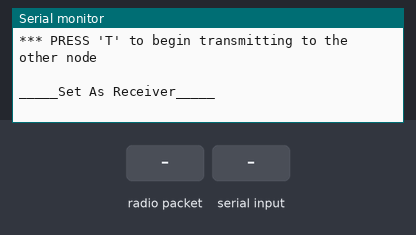
This sketch was run on a simulated Arduino Uno, built with avr-gcc and run on an emulated ATmega328P. Shown: the last lines printed to the serial monitor. Inputs (shaded band) come from the test bench. No radio packets arrive unless stated.

Above: at 2.0 s.
2.1 s: radio packet "T" arrives
At 4.1 s:
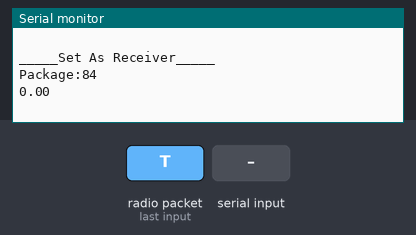
4.5 s: "T\n" received over Serial
At 5.8 s:
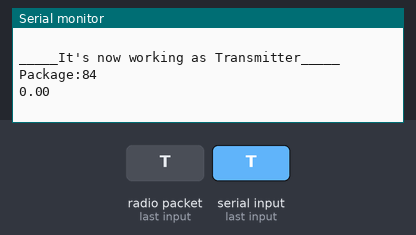
6.5 s: "R\n" received over Serial
At 8.1 s:
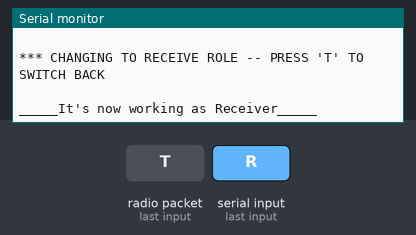

Measured:
- after the input at 2.1 s, the serial monitor: prints a new line after 0.91 s (image 1)
- after the input at 4.5 s, the serial monitor: prints a new line after 0.51 s (image 2)
- after the input at 6.5 s, the serial monitor: prints a new line after 0.52 s (image 3)

The sketch:

NRF24l01-Winkel-Tx-Rx-git-example.ino
```cpp
#include <SPI.h>
#include "RF24.h"
#include <printf.h>

RF24 radio (7, 8);

struct package
{
  int id=1,id1=0;
  float temperature = 18.3,temperature1 = 0.0;
  char  text[100] = "Text to be transmitted",text1[100] ="empty";
};

//struct package1
//{
//  int id=0;
//  float temperature = 0.0;
//  char  text[100] ="empty";
//};

const uint64_t pipes[2] = { 0xF0F0F0F0E1LL, 0xF0F0F0F0D2LL };

typedef struct package Package;
Package data;

//typedef struct package1 Package1;
//Package1 data1;

bool radioNumber = 0, role = 0,got = 0;

void setup()
{
  Serial.begin(115200);
  printf_begin();
//  delay(1000);
  Serial.println(F("*** PRESS 'T' to begin transmitting to the other node"));
  Serial.println(" ");
  radio.begin();
  radio.setAutoAck(1);                    // Ensure autoACK is enabled so rec sends ack packet to let you know it got the transmit packet payload
  radio.enableAckPayload();               // Allow optional ack payloads
  radio.setRetries(5,15);
  radio.setPALevel(RF24_PA_MAX);
  radio.setDataRate( RF24_2MBPS ) ;


  if(radioNumber){
    radio.openWritingPipe(pipes[0]);
    radio.openReadingPipe(1, pipes[1]);
    Serial.println("_____Set As Transmitter_____");
  }else{
    radio.openWritingPipe(pipes[1]);
    radio.openReadingPipe(1, pipes[0]);
    radio.startListening();
    Serial.println("_____Set As Receiver_____");
  }

//  radio.printDetails();
}

void loop() {
  if (role == 0)  {
    // Rx
    delay(1000);
      if ( radio.available()){

          while (radio.available())
          {
            got = 1;
            radio.read( &data, sizeof(data) );
          }
          if(got==1){
              Serial.print("\nPackage:");
              Serial.print(data.id);
              Serial.print("\n");
              Serial.println(data.temperature);
              Serial.println(data.text);
              got = 0;
          }else{
              Serial.print("\nPackage:");
              Serial.print(data.id1);
              Serial.print("\n");
              Serial.println(data.temperature1);
              Serial.println(data.text1);
              got = 0;
          }
        }
  }

  if (role == 1)  {
    // Tx
    radio.write(&data, sizeof(data));

      Serial.print("\nPackage:");
      Serial.print(data.id);
      Serial.print("\n");
      Serial.println(data.temperature);
      Serial.println(data.text);
      data.id = data.id + 1;
      data.temperature = data.temperature+0.1;
      delay(1000);

  }

  if (Serial.available()){
    char c = toupper(Serial.read());
    if ( c == 'T' && role == 0 ){
      Serial.println(" ");
      Serial.println(F("*** CHANGING TO TRANSMIT ROLE -- PRESS 'R' TO SWITCH BACK"));
      role = 1;                  // Become the primary transmitter (ping out)
        radio.powerDown();
        delay(10);
        radio.powerUp();
        radio.openWritingPipe(pipes[0]);
        radio.openReadingPipe(1, pipes[1]);
        radio.stopListening();
        //radio.printDetails();
        Serial.println(" ");
        Serial.println("_____It's now working as Transmitter_____");

   }else if ( c == 'R' && role == 1 ){
    Serial.println(" ");
      Serial.println(F("*** CHANGING TO RECEIVE ROLE -- PRESS 'T' TO SWITCH BACK"));
       role = 0;                // Become the primary receiver (pong back)
       radio.powerDown();
       delay(10);
       radio.powerUp();
       radio.openWritingPipe(pipes[1]);
       radio.openReadingPipe(1, pipes[0]);
       radio.startListening();
       //radio.printDetails();
       Serial.println(" ");
       Serial.println("_____It's now working as Receiver_____");
    }
  }

}
```
